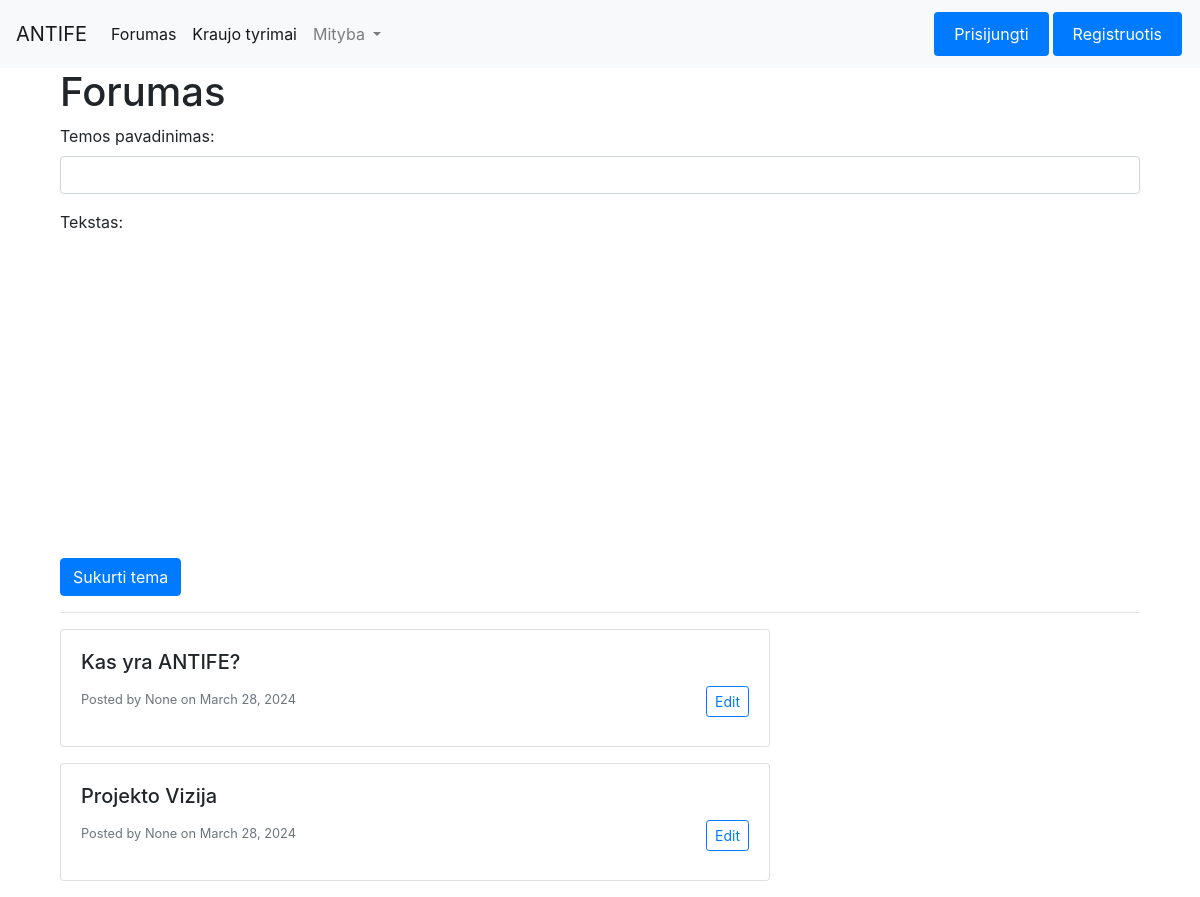
Screenshot of /forumas/ with the database file from the repository.
### homepage/models.py (models this page shows)
class Forumai(models.Model):
    pavadinimas = models.CharField(max_length=255)

class Irasai(models.Model):
    tekstas = models.CharField(max_length=255)
    data = models.DateField()
    fk_Forumasid_Forumas = models.ForeignKey(Forumai, on_delete=models.CASCADE)
    fk_Naudotojasid_Naudotojas = models.ForeignKey(Naudotojai, on_delete=models.CASCADE)

### Forumas/views.py (the view)
# urls.py: path('', views.forumasview, name='forumasview'),
def forumasview(request):
    topics = Forumai.objects.all().prefetch_related('irasai_set')  # Prefetch related posts for efficiency
    username = None
    if request.user.is_authenticated:
        username = request.user.username
    return render(request, 'Forumas.html', {'topics': topics, 'username': username})

### Forumas/templates/Forumas.html (shortened to what this page needs)
{% extends 'base.html' %}
{% block content %}
    <div class="container">
        <h1>Forumas</h1>
        <form method="post" action="{% url 'Forumas:create_topic' %}">
            <div class="form-group">
                <label for="topic_title">Temos pavadinimas:</label>
                <input type="text" class="form-control" id="topic_title" name="title" required>
            </div>
            <div class="form-group">
                <label for="post_text">Tekstas:</label>
                <div id="editor" style="height: 300px;"></div>
            </div>
            <button type="submit" class="btn btn-primary">Sukurti tema</button>
        </form>
        <hr>
        {% if topics %}
            <div class="row">
                {% for topic in topics reversed %}
                    <div class="col-md-8">
                        <div class="card mb-3">
                            <div class="card-body">
                                <h5 class="card-title" onclick="togglePost('{{ topic.id }}')" title="Noredami pamatyti tekstą spustelekite cia">
                                    {{ topic.pavadinimas }}
                                </h5>
                                <button class="btn btn-sm btn-outline-primary float-right" onclick="editPost('{{ topic.id }}')">Edit</button>
                                <p>
                                    <small class="text-muted">
                                        Posted by {{ username }} on {{ topic.irasai_set.last.data }}
                                    </small>
                                </p>
                            </div>
                        </div>
                    </div>
                {% endfor %}
            </div>
        {% else %}
            <p>No topics yet.</p>
        {% endif %}
    </div>
    <link href="https://cdn.quilljs.com/1.3.6/quill.snow.css" rel="stylesheet">
{% endblock %}

### rows the page displays
Forumai: pavadinimas "Kas yra ANTIFE?", username "None", irasai_set.last.data "March 28, 2024"
Forumai: pavadinimas "Projekto Vizija", username "None", irasai_set.last.data "March 28, 2024"
